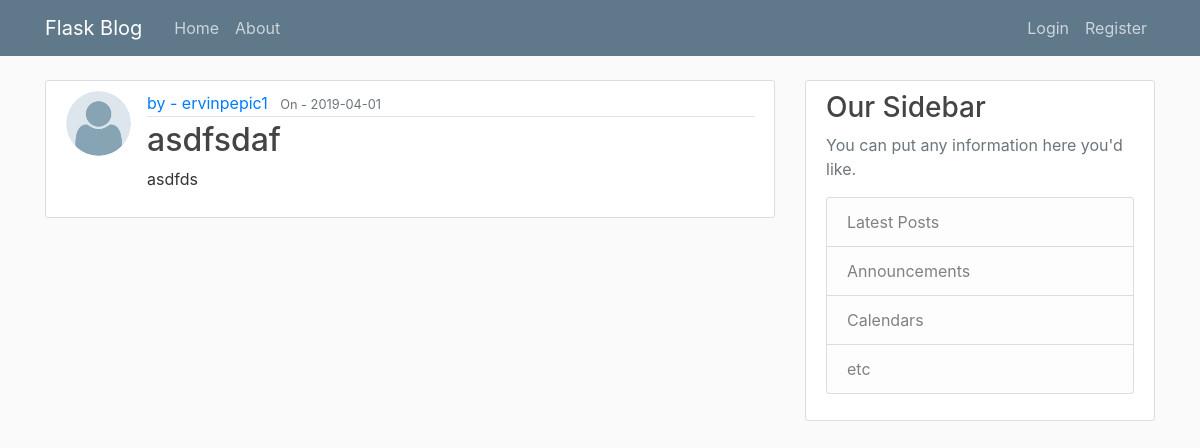
/post/19, run on an earlier commit of the app's database.
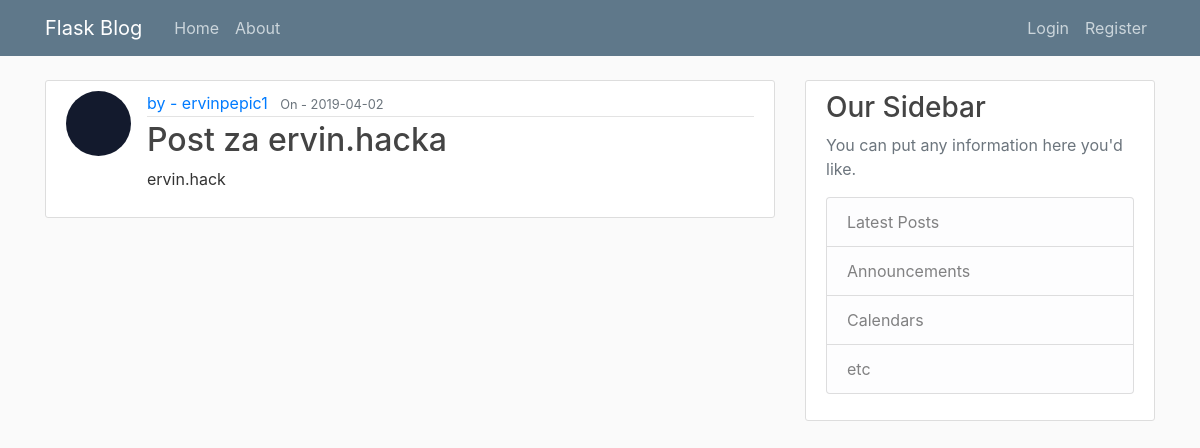
And on a later commit of the database.
### flaskblog/models.py (models this page shows, shortened)
class User(db.Model, UserMixin):
	id 			= db.Column(db.Integer, primary_key=True)
	username	= db.Column(db.String(20), unique=True, nullable=False)
	email 		= db.Column(db.String(34), unique=True, nullable=False)
	image_file	= db.Column(db.String(20), nullable=False, default='default.jpg')
	password 	= db.Column(db.String(60), nullable=False)
	posts		= db.relationship('Post', backref='author', lazy=True)

class Post(db.Model):
	id 			= db.Column(db.Integer, primary_key=True)
	title 		= db.Column(db.String(120), nullable=False)
	date_posted	= db.Column(db.DateTime, nullable=False, default=datetime.utcnow)
	content 	= db.Column(db.Text, nullable=False)
	user_id		= db.Column(db.Integer, db.ForeignKey('user.id'), nullable=False)

### flaskblog/posts/routes.py (the view)
@posts.route("/post/<int:post_id>")
def post(post_id):
	post = Post.query.get_or_404(post_id)
	return render_template('post.html', title=post.title, post=post)

### flaskblog/templates/post.html (shortened to what this page needs)
{% extends "layout.html" %}
{% block content %}
		<article class="media content-section">
			<img class="rounded-circle article-img" src="{{ url_for('static', filename='profile_pics/' + post.author.image_file) }}" alt="Post picture" >
			<div class="media-body">
				<div class="article-metadata">
					<a class="mr-2" href="{{ url_for('users.user_posts', username=post.author.username) }}">by -  {{ post.author.username }}</a>
					<small class="text-muted">On - {{ post.date_posted.strftime('%Y-%m-%d') }}</small>
				</div>
				<h2 class="article-title">{{ post.title }}</h2>
				<p class="article-content">{{ post.content }}</p>
			</div>
		</article>
{% endblock content %}

What changed in the data, as far as the page shows it:
changed User "ervinpepic1": image_file: picture added in place of a placeholder
changed Post: date_posted "2019-04-01" → "2019-04-02"; title "asdfsdaf" → "Post za ervin.hacka"; content "asdfds" → "ervin.hack"
